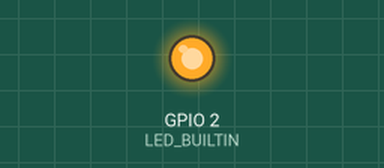
The sketch below on a simulated ESP32. Parts: output pins drawn as LEDs (lit = HIGH). WiFi joins after 1.5 s; servers stay silent unless stated; what the sketch prints to the serial monitor is not drawn.

Above: at 2.1 s.
At 2.6 s:
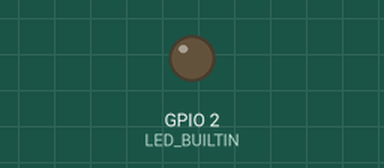
Timing chart, 0 to 4.1 s (numbered marks = the images above):
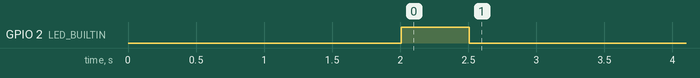

The sketch:

05_wifi_test.ino
```cpp
// ============================================================
// Test 05: Wi-Fi Connection Test
// ============================================================
// Purpose: Connect ESP32 to Wi-Fi, print local IP.
// No sensors, no WebSocket complexity.
// ============================================================

#include <WiFi.h>

// ============================================
// CONFIGURE THESE FOR YOUR NETWORK
// ============================================
const char* WIFI_SSID     = "YOUR_WIFI_NAME";
const char* WIFI_PASSWORD = "YOUR_WIFI_PASSWORD";
// ============================================

#define LED_BUILTIN 2

void setup() {
  Serial.begin(115200);
  delay(1000);

  Serial.println("========================================");
  Serial.println("  Wi-Fi Test - Stage 1.1");
  Serial.println("========================================");
  Serial.printf("Connecting to: %s\n", WIFI_SSID);

  WiFi.begin(WIFI_SSID, WIFI_PASSWORD);
  pinMode(LED_BUILTIN, OUTPUT);

  int attempts = 0;
  while (WiFi.status() != WL_CONNECTED && attempts < 30) {
    delay(500);
    Serial.print(".");
    attempts++;
    digitalWrite(LED_BUILTIN, attempts % 2 == 0 ? HIGH : LOW);
  }

  Serial.println();

  if (WiFi.status() == WL_CONNECTED) {
    Serial.println("[OK] Wi-Fi connected!");
    Serial.printf("[OK] ESP32 IP: %s\n", WiFi.localIP().toString().c_str());
    Serial.printf("[OK] Signal: %d dBm\n", WiFi.RSSI());
    Serial.println("========================================");
    Serial.println("PASS: Wi-Fi working");
    Serial.println("========================================");
  } else {
    Serial.println("[FAIL] Could not connect to Wi-Fi!");
    Serial.println("Check: SSID, password, signal strength");
    Serial.printf("Status code: %d\n", WiFi.status());
  }
}

void loop() {
  static unsigned long lastPrint = 0;

  if (millis() - lastPrint >= 5000) {
    lastPrint = millis();

    if (WiFi.status() == WL_CONNECTED) {
      Serial.printf("Connected | IP: %s | RSSI: %d dBm\n",
                    WiFi.localIP().toString().c_str(), WiFi.RSSI());
    } else {
      Serial.println("Disconnected, attempting reconnect...");
      WiFi.reconnect();
    }
  }
}
```
